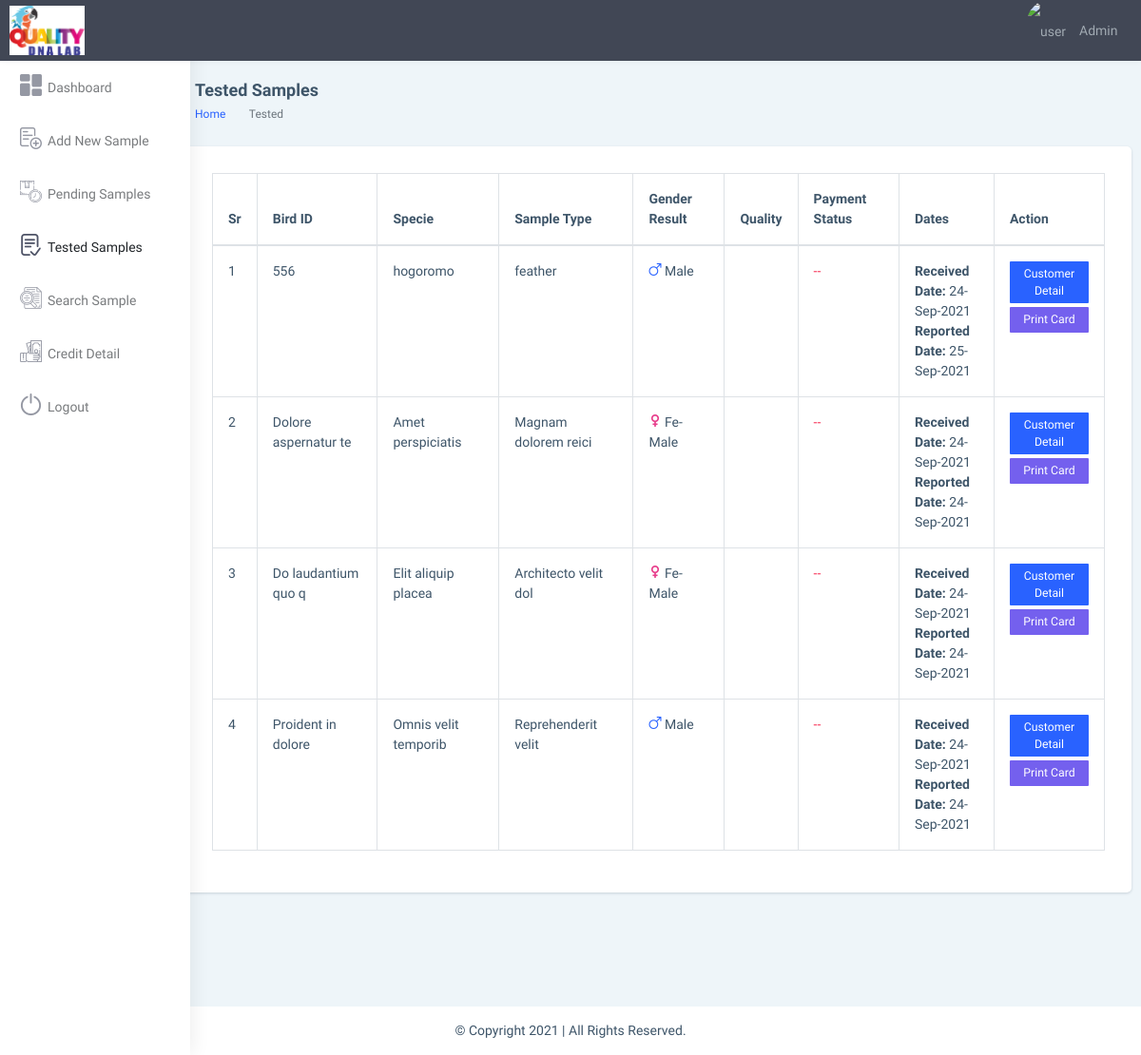
The page /admin/index.php?page=tested_sample (signed in) on the database as committed earlier.
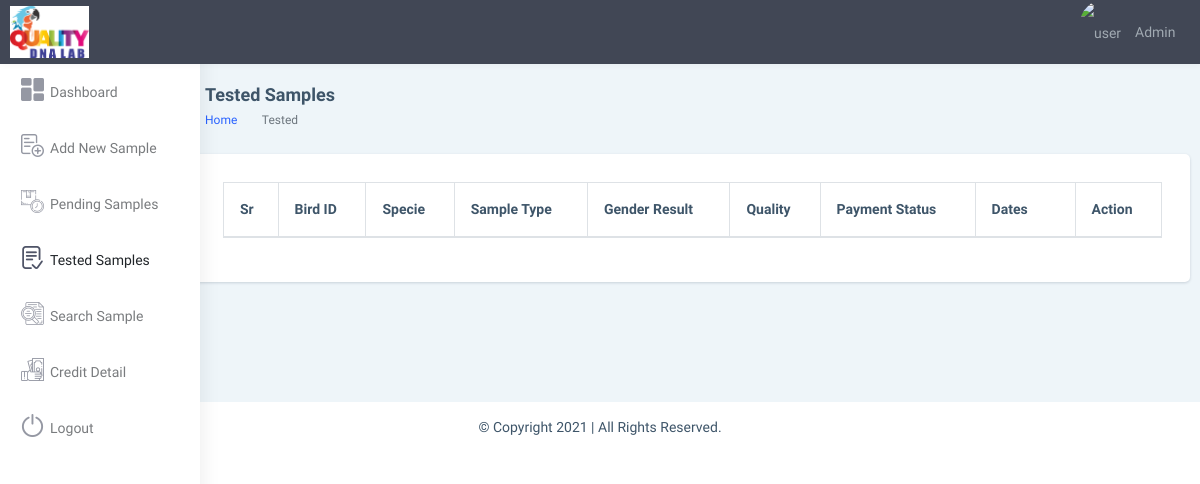
The same page on the database as committed later.
### tables this page shows
CREATE TABLE `dna_samples` (
  `id` int(11) NOT NULL,
  `owner_id` varchar(11) NOT NULL DEFAULT '0',
  `bird_id` varchar(250) DEFAULT NULL,
  `specie` varchar(250) DEFAULT NULL,
  `type` varchar(250) DEFAULT NULL,
  `status` int(11) NOT NULL DEFAULT 0,
  `result` varchar(255) DEFAULT NULL,
  `created_at` timestamp NOT NULL DEFAULT current_timestamp(),
  `updated_at` timestamp NOT NULL DEFAULT current_timestamp()
);

### admin/index.php (called while the page is built, shortened)
<?php
include '../resources/config.php';
include 'include/header.php';
include 'include/top-nav.php';
include 'include/side-nav.php';
get_page();
include 'include/footer.php';
?>

### resources/config.php (called while the page is built, shortened)
<?php session_start();
$var = array(
    "add_sample" => array(
        'quality_amount' => array(600,500),
        'quality_text' => array('A','B')
    ),
    "global" => array(
        "mode" => "test",
        "table_id" => "#table"
    )
);
$connection = mysqli_connect(DB_HOST , DB_USER , DB_PASS , DB_NAME);
require_once('functions.php');
?>

### resources/functions.php (the view, shortened to what this page needs)
<?php
function query($sql)
{
	global $connection;
	return mysqli_query($connection, $sql);
}
function fetch_array($result)
{
	return mysqli_fetch_array($result);
}
function get_page()
{
	if (isset($_GET['page'])) {
		$page = $_GET['page'];
		$filename = "resources/page/".$page.".php";
		if (file_exists($filename)) {
			include $filename;
		}
	} else {
		include('resources/page/dashboard.php');
	}
}
function create_gender_div($gender)
{
	$div = "";
	if ( $gender == "Male" ) {
		$div = '<span class="gender-result male"><i class="flaticon-mars"></i> Male</span>';
	} else if ( $gender == "Fe-Male" ) {
		$div = '<span class="gender-result female"><i class="flaticon-female"></i> Fe-Male</span>';
	} else {
		$div = '<span class="text-danger">Pending</span>';
	}
	return $div;
}
function genrate_payment_div($payment_status)
{
	$div = "";
	if ( $payment_status == "Cash" ) {
		$div = '<span class="text-success">Paid</span>';
	} else if ( $payment_status == "Credit" ) {
		$div = '<span class="text-danger">Not Paid</span>';
	} else {
		$div = '<span class="text-danger">--</span>';
	}
	return $div;
}
function get_record($table,$where)
{
	$sql = "SELECT * FROM {$table} {$where}";
	$query = query($sql);
	$data = fetch_array($query);
	return $data;
}
function convert_date($date)
{
	return date("d-M-Y", strtotime($date));
}
function get_tested_samples()
{
	global $var;
	if (isset($_GET['type'])) {
		$sql = "SELECT * FROM dna_samples WHERE result = '{$_GET['type']}' ORDER BY updated_at DESC";
	} else {
		$sql = "SELECT * FROM dna_samples WHERE status =  1 ORDER BY updated_at DESC";
	}
	$query = query($sql);
	$sr = 1;
	while ( $data = fetch_array($query) ) {
		extract($data);
		$owner = get_record( 'owners',"WHERE id = {$owner_id}" );
		extract($owner);
		$card_btn = "<span class='text-danger'>Pending</span>";
		if ($result != "") {
			$card_btn = '<a href="../dna_card.php?sample_id='.$data['id'].'" target="_blank" class="btn-sm btn-primary mt-1 border-0 d-block">Print Card</a>';
		}
		$result = create_gender_div($result);
		$payment_div = genrate_payment_div($payment_status);
		$received_date = convert_date($data['created_at']);
		$reported_date = convert_date($data['updated_at']);
		$dates = "<b>Received Date: </b>".$received_date." <b><br>Reported Date: </b>".$reported_date;
$row = <<<DELIMETER
<tr>
	<td>{$sr}</td>
	<td>{$bird_id}</td>
	<td>{$specie}</td>
	<td>{$type}</td>
	<td>{$result}</td>
	<td><b>{$var['add_sample']['quality_text'][$quality]}</b></td>
	<td>{$payment_div}</td>
	<td>{$dates}</td>
	<td class="text-center">
	<a href="#"  style="display: inline-block;" class="btn-sm btn-info border-0 show-owner-detail d-block" data-name="{$owner_name}" data-phone="{$owner_phone}" data-quality="{$var['add_sample']['quality_text'][$quality]}" data-quantity="{$quantity}" data-payment_status="{$payment_status}" data-total="{$total}"  style="display: inline-block;">Customer Detail</a>
		{$card_btn}
	</td>
</tr>
DELIMETER;
		echo $row;
		$sr++;
	}
}

### admin/include/header.php (shortened to what this page needs)
<!DOCTYPE html>
<html dir="ltr" lang="en">
<head>
	<link href="../assets/libs/flaticon/flaticon.css" rel="stylesheet">
	<link href="https://cdn.datatables.net/1.10.20/css/dataTables.bootstrap4.min.css" rel="stylesheet">
	<link href="../assets/css/style.min.css" rel="stylesheet">
	<link href="../assets/css/custom.css" rel="stylesheet">
</head>
<body>
	<div id="main-wrapper" data-layout="vertical" data-navbarbg="skin5" data-sidebartype="full" data-sidebar-position="absolute" data-header-position="absolute" data-boxed-layout="full">

### admin/include/top-nav.php (shortened to what this page needs)
<header class="topbar" data-navbarbg="skin5">
	<nav class="navbar top-navbar navbar-expand-md navbar-dark">
		<div class="navbar-header" data-logobg="skin5">
			<a class="navbar-brand" href="../index.php">
				<img src="../assets/images/logo.png" alt="homepage" class="light-logo dashboard-logo" style="max-width: 79px;  width: 100%; background: #ffffff;" />
			</a>
		</div>
		<div class="navbar-collapse collapse" id="navbarSupportedContent" data-navbarbg="skin5">
			<ul class="navbar-nav ml-auto">
				<li class="nav-item dropdown">
					<a class="nav-link dropdown-toggle text-muted waves-effect waves-dark pro-pic" href="" data-toggle="dropdown" aria-haspopup="true" aria-expanded="false"><img src="https://i7.pngguru.com/preview/555/557/138/computer-icons-user-profile-woman-avatar-rent-thumbnail.jpg" alt="user" class="rounded-circle" width="31"> &nbsp;&nbsp; Admin <i class="fas fa-angle-down"></i></a>
				</li>
			</ul>
		</div>
	</nav>
</header>

### admin/include/side-nav.php
<aside class="left-sidebar" data-sidebarbg="skin6">
	<div class="scroll-sidebar">
		<nav class="sidebar-nav">
			<ul id="sidebarnav">
				<li class="sidebar-item"> <a class="sidebar-link waves-effect waves-dark sidebar-link" href="index.php" aria-expanded="false"><i class="flaticon-dashboard"></i><span class="hide-menu">Dashboard</span></a></li>
                <li class="sidebar-item"> <a class="sidebar-link waves-effect waves-dark sidebar-link" href="index.php?page=add_sample" aria-expanded="false"><i class="flaticon-add"></i><span class="hide-menu">Add New Sample</span></a></li>
                <li class="sidebar-item"> <a class="sidebar-link waves-effect waves-dark sidebar-link" href="index.php?page=pending_sample" aria-expanded="false"><i class="flaticon-box"></i><span class="hide-menu">Pending Samples</span></a></li>
                <li class="sidebar-item"> <a class="sidebar-link waves-effect waves-dark sidebar-link" href="index.php?page=tested_sample" aria-expanded="false"><i class="flaticon-approval"></i><span class="hide-menu">Tested Samples</span></a></li>
                <li class="sidebar-item"> <a class="sidebar-link waves-effect waves-dark sidebar-link" href="index.php?page=search_sample" aria-expanded="false"><i class="flaticon-search"></i><span class="hide-menu">Search Sample</span></a></li>
                <li class="sidebar-item"> <a class="sidebar-link waves-effect waves-dark sidebar-link" href="index.php?page=credit_detail" aria-expanded="false"><i class="flaticon-money"></i><span class="hide-menu">Credit Detail</span></a></li>
                <li class="sidebar-item"> <a class="sidebar-link waves-effect waves-dark sidebar-link" href="logout.php" aria-expanded="false"><i class="flaticon-turn-off"></i><span class="hide-menu">Logout</span></a></li>
            </ul>
        </nav>
    </div>
</aside>

### admin/resources/page/tested_sample.php
<div class="page-wrapper">
	<div class="page-breadcrumb">
		<div class="row align-items-center">
			<div class="col-5">
				<h4 class="page-title">Tested Samples</h4>
				<div class="d-flex align-items-center">
					<nav aria-label="breadcrumb">
						<ol class="breadcrumb">
							<li class="breadcrumb-item"><a href="#">Home</a></li>
							<li class="breadcrumb-item active" aria-current="page">Tested</li>
						</ol>
					</nav>
				</div>
			</div>
		</div>
	</div>
  <div class="container">
    <div class="row">
        <div class="col-md-12 col-xl-12">
            <div class="card p-2">
                <div class="card-body">
                    <div class="table-responsive">
                        <table class="table table-bordered" id="table">
                            <thead>
                                <tr>
                                    <th>Sr</th>
                                    <th>Bird ID</th>
                                    <th>Specie</th>
                                    <th>Sample Type</th>
                                    <th>Gender Result</th>
                                    <th>Quality</th>
                                    <th>Payment Status</th>
                                    <th style="width:100px">Dates</th>
                                    <th>Action</th>
                                </tr>
                            </thead>
                            <div class="tbody">
                                <?php get_tested_samples(); ?>
                            </div>
                        </table>
                    </div>
                </div>
            </div>
        </div>
  </div>
</div>
</div>
</div>

### admin/include/footer.php (shortened to what this page needs)
            <footer class="footer text-center">
            © Copyright 2021 | All Rights Reserved.
            </footer>
</body>
</html>

### assets/css/custom.css (style rules this page uses)
* { box-sizing: border-box; }
body { margin: 0; }
.gender-result i { font-size: 13px; }
.gender-result.male i { color: #2962FF; }
.gender-result.female i { color: #e83e8c; }

### admin/include/header.php (style rules this page uses)
html { scroll-behavior: smooth; }
@media (min-width: 992px) { .container { max-width: 1130px; width: 100% !important; } }
.page-breadcrumb { padding: 20px; }
.card { border-radius: 5px; -webkit-box-shadow: 0 1px 2.94px 0.06px rgba(4,26,55,0.16); box-shadow: 0 1px 2.94px 0.06px rgba(4,26,55,0.16); border: none; margin-bottom: 30px; -webkit-transition: all 0.3s ease-in-out; transition: all 0.3s ease-in-out; }
a { cursor: pointer !important; }
#main-wrapper[data-layout=vertical][data-sidebartype=full] .page-wrapper { margin-left: 185px; padding-bottom: 90px; }
.sidebar-nav ul .sidebar-item { width: 200px; }
.left-sidebar { width: 200px; }

Rows that differ between the two databases and show on the page:
removed dna_samples: bird "556", specie "hogoromo", type "feather", shows "Male", created_at "24-Sep-2021", updated_at "25-Sep-2021"
removed dna_samples: bird "Dolore aspernatur te", specie "Amet perspiciatis", type "Magnam dolorem reici", shows "Fe-Male", created_at "24-Sep-2021", updated_at "24-Sep-2021"
removed dna_samples: bird "Do laudantium quo q", specie "Elit aliquip placea", type "Architecto velit dol", shows "Fe-Male", created_at "24-Sep-2021", updated_at "24-Sep-2021"
removed dna_samples: bird "Proident in dolore", specie "Omnis velit temporib", type "Reprehenderit velit", shows "Male", created_at "24-Sep-2021", updated_at "24-Sep-2021"
